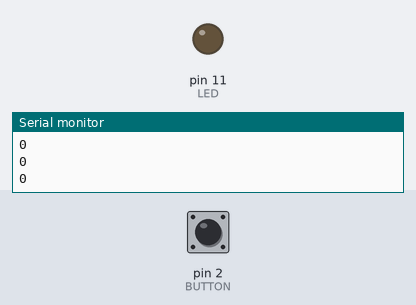
Simulated run of this sketch. Board: Arduino Uno, built with avr-gcc and run on an emulated ATmega328P. Parts: output pins drawn as LEDs (lit = HIGH), the last lines printed to the serial monitor. The test bench sets the inputs (shaded band); at power-on: pin 2 (BUTTON) HIGH.

Above: at 1.2 s.
1.3 s: pin 2 (BUTTON) pulled LOW for 0.15 s
At 2.7 s:
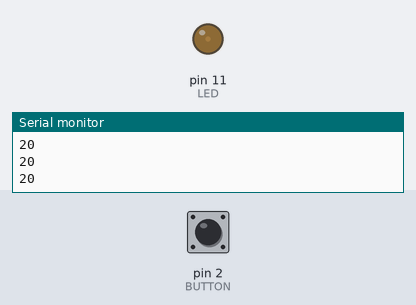
3.0 s: pin 2 (BUTTON) pulled LOW for 1 s
At 3.8 s:
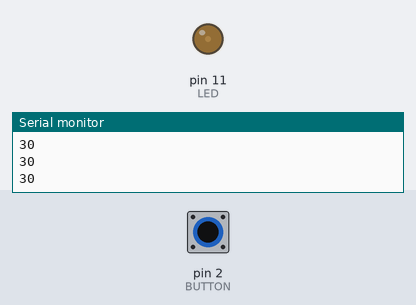
5.5 s: pin 2 (BUTTON) pulsed LOW 2 times (0.12 s each, 0.3 s apart)
At 6.6 s:
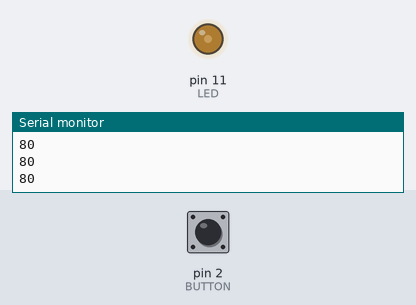
7.6 s: pin 2 (BUTTON) pulsed LOW 5 times (0.12 s each, 0.3 s apart)
At 10.2 s:
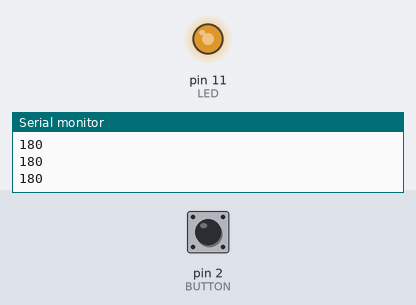
10.6 s: pin 2 (BUTTON) pulled LOW for 0.15 s
At 11.8 s:
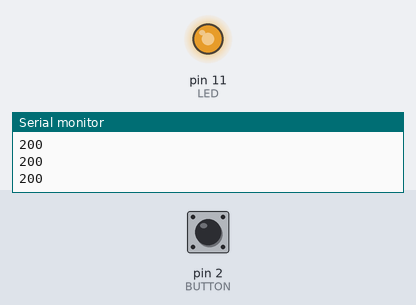
Timing chart, 0 to 13.3 s (numbered marks = the images above; inputs shaded):
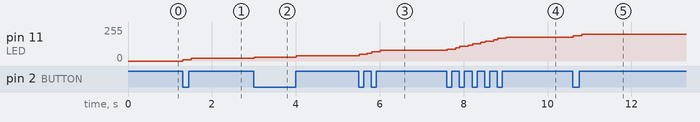

Measured:
- after the input at 1.3 s, pin 11 (LED): 0/255 → 10/255 at once, → 20/255 0.20 s later
- after the input at 3.0 s, pin 11 (LED): 20/255 → 30/255 at once, → 40/255 1.0 s later
- after the input at 5.5 s, pin 11 (LED): 40/255 → 50/255 at once, → 60/255 0.20 s later, → 70/255 0.10 s later, → 80/255 0.20 s later
- after the input at 7.6 s, pin 11 (LED): moves from 80/255 to 180/255 over 1.4 s, starting at once
- after the input at 10.6 s, pin 11 (LED): 180/255 → 190/255 at once, → 200/255 0.20 s later

The sketch:

Exer1.ino
```cpp
//! Interrupt
// woring with push button and Phototransistors (Ground)
#define LED 11
#define BUTTON 2 // interruption
#define DELAY_TIME 100
volatile int brightness = 0;

void setup()
{
    Serial.begin(115200);

    pinMode(LED, OUTPUT);
    pinMode(BUTTON, INPUT_PULLUP);
    attachInterrupt(digitalPinToInterrupt(BUTTON), changeBrightness, CHANGE);
}

void loop()
{
    if (brightness > 255)
        brightness = 0;
    analogWrite(LED, brightness);
    Serial.println(brightness);
    delay(DELAY_TIME);
}

void changeBrightness()
{
    brightness += 10;
    // if (brightness > 255)
    //     brightness = 0;
}
```
